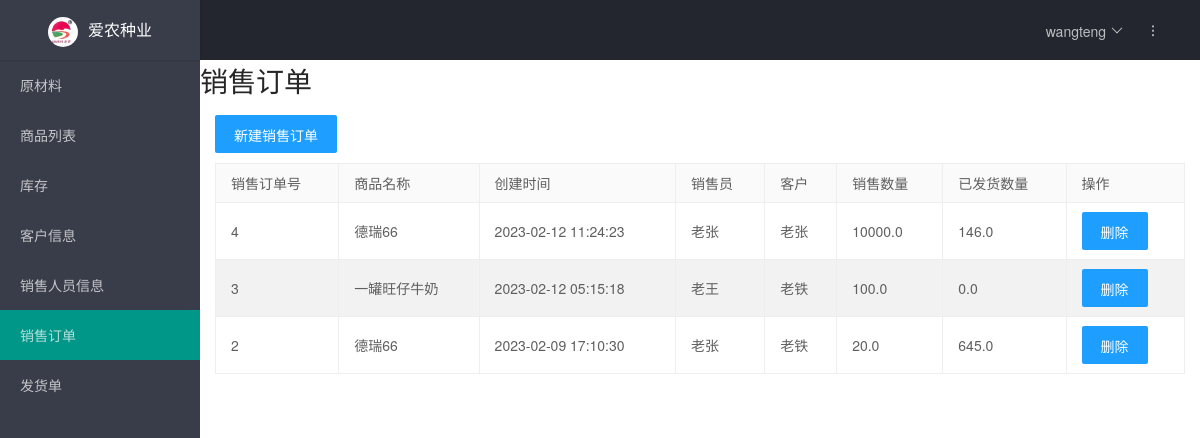
The app's page /sell_record/list (signed in) with its own data.
### tables this page shows
CREATE TABLE user (
  id INTEGER PRIMARY KEY AUTOINCREMENT,
  username TEXT UNIQUE NOT NULL,
  password TEXT NOT NULL,
  role TEXT NOT NULL
);

CREATE TABLE sell_record(
    id INTEGER PRIMARY KEY AUTOINCREMENT,
    create_time TIMESTAMP NOT NULL DEFAULT CURRENT_TIMESTAMP,
    product_id INTEGER NOT NULL ,
    amount DOUBLE NOT NULL ,
    seller_id INTEGER NOT NULL,
    customer_id INTEGER NOT NULL,
    status TEXT NOT NULL,
    transported_amount DOUBLE default 0
);

CREATE TABLE product_def(
    id INTEGER PRIMARY KEY AUTOINCREMENT,
    name TEXT UNIQUE NOT NULL,
    unit TEXT NOT NULL,
    specification TEXT,
    price DOUBLE,
    creator TEXT NOT NULL,
    material_cost_conf TEXT
);

CREATE TABLE seller(
    id INTEGER PRIMARY KEY AUTOINCREMENT,
    name TEXT NOT NULL,
    cellphone TEXT
);

CREATE TABLE customer(
    id INTEGER PRIMARY KEY AUTOINCREMENT,
    name TEXT NOT NULL,
    cellphone TEXT,
    city TEXT,
    province TEXT,
    address TEXT
);

### transport/sell_record.py (the view)
@bp.route('/list')
def index():
    db = get_db()
    sellRecords = db.execute(
        'SELECT sr.id, sr.create_time, sr.amount,pd.name as product_name,sl.name as seller_name,cst.name as customer_name,sr.transported_amount as transported_amount'
        ' FROM sell_record sr left join product_def pd on sr.product_id=pd.id left join seller sl on sr.seller_id= sl.id left join customer cst on sr.customer_id=cst.id'
        ' ORDER BY sr.id DESC'
    ).fetchall()
    return render_template('sell_record/list.html', sellRecords=sellRecords)

### transport/auth.py (called while the page is built)
@bp.before_app_request
def load_logged_in_user():
    user_id = session.get('user_id')
    if user_id is None:
        g.user = None
    else:
        g.user = get_db().execute(
            'SELECT * FROM user WHERE id = ?', (user_id,)
        ).fetchone()

### transport/db.py (called while the page is built)
def get_db():
    if 'db' not in g:
        g.db = sqlite3.connect(
            current_app.config['DATABASE'],
            detect_types=sqlite3.PARSE_DECLTYPES
        )
        g.db.row_factory = sqlite3.Row
    return g.db

### transport/templates/sell_record/list.html (shortened to what this page needs)
{% extends 'base.html' %}
{% block header %}
  <h1>{% block title %}销售订单{% endblock %}</h1>
{% endblock %}
{% block content %}
<div class="page-body">
  {% if g.user %}
  <div class="container-xl">
      <div class="row g-2 align-items-center mb-n3">
  <div class="col-6 col-sm-3 col-md-2 col-xl mb-3">
    <a class="layui-btn layui-btn-normal" href="{{ url_for('sell_record.create') }}">新建销售订单</a>
  </div>
        </div>
      </div>
  {% endif %}
    <table class="layui-table" lay-even>
      <thead>
        <tr>
          <th>销售订单号</th>
          <th>商品名称</th>
          <th>创建时间</th>
          <th>销售员</th>
          <th>客户</th>
          <th>销售数量</th>
          <th>已发货数量</th>
          <th>操作</th>
        </tr>
      </thead>
      <tbody>
      {% for sellRecord in sellRecords %}
        <tr>
          <td>{{sellRecord['id']}}</td>
          <td>{{sellRecord['product_name']}}</td>
          <td>{{sellRecord['create_time']}}</td>
          <td>{{sellRecord['seller_name']}}</td>
          <td>{{sellRecord['customer_name']}}</td>
          <td>{{sellRecord['amount']}}</td>
          {% if sellRecord['transport_amount'] == None %}
          <td>0</td>
          {% else %}
          <td>{{sellRecord['transported_amount']}}</td>
          {% endif %}
          <td><input type="button" class="layui-btn layui-btn-normal" onclick="deleteSellRecord({{sellRecord['id']}})" value="删除" id="{{sellRecord['id']}}" /></td>
        </tr>
      {% endfor %}
      </tbody>
    </table>
</div>
{% endblock %}

### transport/templates/base.html (shortened to what this page needs)
<!doctype html>
<head>
  <link href="../static/layui/css/layui.css" rel="stylesheet">
</head>
<body>
<div class="layui-layout layui-layout-admin">
  <div class="layui-header">
    <div class="layui-logo layui-hide-xs layui-bg-black"><img src="../static/icon/logo.png" class="layui-nav-img">爱农种业</div>
    <ul class="layui-nav layui-layout-right">
      <li class="layui-nav-item layui-hide layui-show-md-inline-block">
        <a href="javascript:;">
          {% if g.user %}
      <span>{{ g.user['username'] }}</span>
    {% endif %}
        </a>
      </li>
      <li class="layui-nav-item" lay-header-event="menuRight" lay-unselect>
        <a href="javascript:;">
          <i class="layui-icon layui-icon-more-vertical"></i>
        </a>
      </li>
    </ul>
  </div>
  <div class="layui-side layui-bg-black">
    <div class="layui-side-scroll">
      <ul class="layui-nav layui-nav-tree" lay-filter="test" id="menu">
        {% if g.user['role']=='ADMIN' %}
        <li class="layui-nav-item"><a class="nav-link" href="{{url_for('material.index')}}">原材料</a></li>
        <li class="layui-nav-item"><a class="nav-link"  href="{{url_for('product.index')}}">商品列表</a></li>
        {% endif %}
        {% if g.user['role']=='STORE_MANAGER' or g.user['role']=='ADMIN'%}
        <li class="layui-nav-item"><a class="nav-link"  href="{{url_for('inventory.index')}}">库存</a></li>
        {% endif %}
        {% if g.user['role']=='ADMIN' %}
        <li class="layui-nav-item"><a class="nav-link"  href="{{url_for('customer.index')}}">客户信息</a></li>
        <li class="layui-nav-item"><a class="nav-link"  href="{{url_for('seller.index')}}">销售人员信息</a></li>
        <li class="layui-nav-item"><a class="nav-link" href="{{url_for('sell_record.index')}}">销售订单</a></li>
        <li class="layui-nav-item"><a class="nav-link"  href="{{url_for('carriage.index')}}">发货单</a></li>
        {% endif %}
      </ul>
    </div>
  </div>
<div class="layui-body">
  <header>
    {% block header %}{% endblock %}
  </header>
  <div style="padding: 15px">
  {% block content %}{% endblock %}
    </div>
</div>
</div>
</body>

### records on screen
user: user.username "wangteng"
sell_record: id "4", product_name "德瑞66", create_time "2023-02-12 11:24:23", seller_name "老张", customer_name "老张", amount "10000.0", transported_amount "146.0"
sell_record: id "3", product_name "一罐旺仔牛奶", create_time "2023-02-12 05:15:18", seller_name "老王", customer_name "老铁", amount "100.0", transported_amount "0.0"
sell_record: id "2", product_name "德瑞66", create_time "2023-02-09 17:10:30", seller_name "老张", customer_name "老铁", amount "20.0", transported_amount "645.0"
